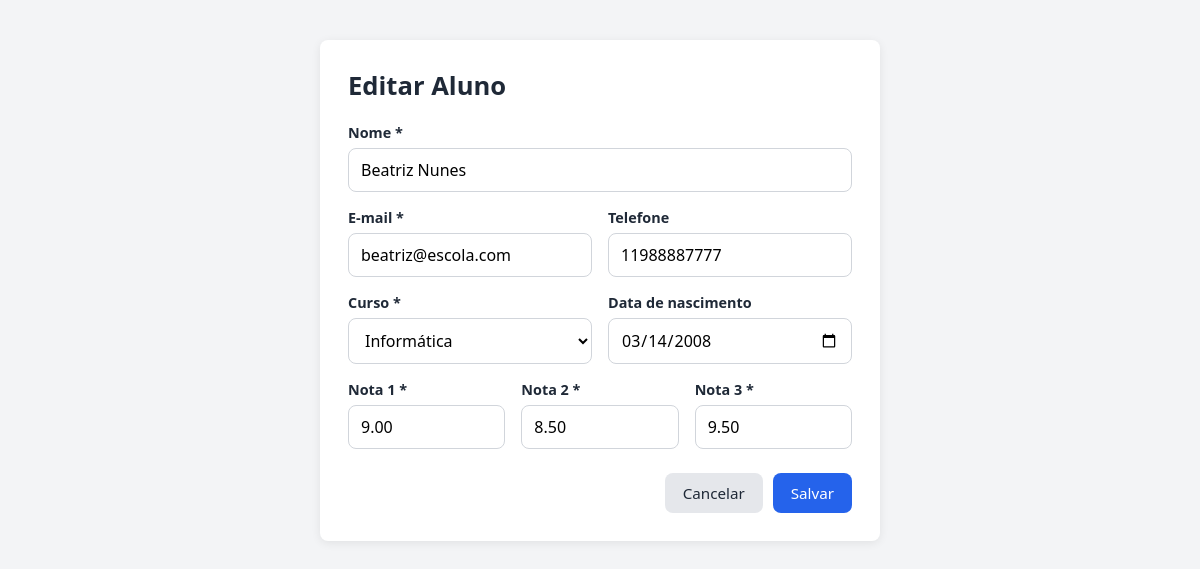
Page /treino/gabaritos/simulado-3-escola/form.php?id=1 on the committed database.
### tables this page shows
CREATE TABLE alunos (
  id               INT AUTO_INCREMENT PRIMARY KEY,
  nome             VARCHAR(100)  NOT NULL,
  email            VARCHAR(120)  NOT NULL UNIQUE,
  telefone         VARCHAR(11)   NULL,                           
  curso            VARCHAR(50)   NOT NULL,
  data_nascimento  DATE          NULL,
  nota1            DECIMAL(4,2)  NOT NULL,
  nota2            DECIMAL(4,2)  NOT NULL,
  nota3            DECIMAL(4,2)  NOT NULL DEFAULT 0              
);

### treino/gabaritos/simulado-3-escola/conexao.php (called while the page is built, shortened)
<?php
function e($valor) {
    return htmlspecialchars((string)$valor, ENT_QUOTES, 'UTF-8');
}

### treino/gabaritos/simulado-3-escola/form.php (the view, shortened to what this page needs)
<?php
require 'conexao.php';
$id = isset($_GET['id']) ? (int)$_GET['id'] : 0;
$registro = ['nome' => '', 'email' => '', 'telefone' => '', 'curso' => '', 'data_nascimento' => '', 'nota1' => '', 'nota2' => '', 'nota3' => '0'];
if ($id > 0) {
    $stmt = $pdo->prepare("SELECT * FROM alunos WHERE id = :id");
    $stmt->execute([':id' => $id]);
    $encontrado = $stmt->fetch();
    $registro = $encontrado;
}
$titulo = $id > 0 ? 'Editar Aluno' : 'Novo Aluno';
?>
<!DOCTYPE html>
<html lang="pt-BR">
<head>
  <link rel="stylesheet" href="style.css">
</head>
<body>
  <main class="container container-form">
    <header class="topo">
      <h1><?= e($titulo) ?></h1>
    </header>
    <form method="POST" action="salvar.php" class="form">
      <div class="campo">
        <label for="nome">Nome *</label>
        <input type="text" id="nome" name="nome" maxlength="100" required value="<?= e($registro['nome']) ?>">
      </div>
      <div class="linha">
        <div class="campo">
          <label for="email">E-mail *</label>
          <input type="email" id="email" name="email" maxlength="120" required value="<?= e($registro['email']) ?>">
        </div>
        <div class="campo">
          <label for="telefone">Telefone</label>
          <input type="tel" id="telefone" name="telefone" maxlength="15" placeholder="(11) 98888-7777" value="<?= e($registro['telefone']) ?>">
        </div>
      </div>
      <div class="linha">
        <div class="campo">
          <label for="curso">Curso *</label>
          <select id="curso" name="curso" required>
            <option value="Informática" <?= $registro['curso'] === 'Informática' ? 'selected' : '' ?>>Informática</option>
          </select>
        </div>
        <div class="campo">
          <label for="data_nascimento">Data de nascimento</label>
          <input type="date" id="data_nascimento" name="data_nascimento" value="<?= e($registro['data_nascimento']) ?>">
        </div>
      </div>
      <div class="linha">
        <div class="campo">
          <label for="nota1">Nota 1 *</label>
          <input type="number" id="nota1" name="nota1" step="0.1" min="0" max="10" required value="<?= e($registro['nota1']) ?>">
        </div>
        <div class="campo">
          <label for="nota2">Nota 2 *</label>
          <input type="number" id="nota2" name="nota2" step="0.1" min="0" max="10" required value="<?= e($registro['nota2']) ?>">
        </div>
        <div class="campo">
          <label for="nota3">Nota 3 *</label>
          <input type="number" id="nota3" name="nota3" step="0.1" min="0" max="10" required value="<?= e($registro['nota3']) ?>">
        </div>
      </div>
      <div class="form-botoes">
        <a href="index.php" class="btn btn-secondary">Cancelar</a>
        <button type="submit" class="btn btn-primary">Salvar</button>
      </div>
    </form>
  </main>
</body>
</html>

### style.css (style rules this page uses)
:root { --cor-primaria: #2563eb; --cor-primaria-h: #1d4ed8; --cor-secundaria: #e5e7eb; --cor-secundaria-h: #d1d5db; --cor-perigo: #dc2626; --cor-edit: #f59e0b; --cor-fundo: #f3f4f6; --cor-card: #ffffff; --cor-texto: #1f2937; --cor-texto-suave: #6b7280; --cor-borda: #d1d5db; --raio: 8px; --fonte: 'Segoe UI', Arial, sans-serif; --fundo-pagina: var(--cor-fundo); --fundo-card: var(--cor-card); --borda-card: none; --sombra-card: 0 2px 10px rgba(0,0,0,.08); --blur-card: none; --fundo-primario: var(--cor-primaria); --fundo-primario-h: var(--cor-primaria-h); --texto-btn-primario: #ffffff; --texto-btn-sec: var(--cor-texto); --texto-btn-pequeno: #ffffff; --fundo-th: var(--cor-fundo); --texto-th: var(--cor-texto); --fundo-hover: #f9fafb; --fundo-input: #ffffff; --texto-input: #000000; --cor-placeholder: #757575; --anel-foco: rgba(37,99,235,.15); --sucesso-fundo: #dcfce7; --sucesso-texto: #166534; --erro-fundo: #fee2e2; --erro-texto: #991b1b; }
* { box-sizing: border-box; margin: 0; padding: 0; }
body { font-family: var(--fonte); background: var(--fundo-pagina); background-attachment: fixed; color: var(--cor-texto); min-height: 100vh; }
.container { max-width: 1100px; margin: 40px auto; background: var(--fundo-card); padding: 28px; border-radius: var(--raio); border: var(--borda-card); box-shadow: var(--sombra-card); -webkit-backdrop-filter: var(--blur-card); backdrop-filter: var(--blur-card); }
.container-form { max-width: 560px; }
.topo { display: flex; justify-content: space-between; align-items: center; margin-bottom: 20px; }
h1 { font-size: 1.6rem; }
.btn { display: inline-block; padding: 10px 18px; border: none; border-radius: var(--raio); font-family: inherit; font-size: .95rem; cursor: pointer; text-decoration: none; transition: background .2s, transform .15s, box-shadow .15s; }
.btn-primary { background: var(--fundo-primario); color: var(--texto-btn-primario); }
.btn-secondary { background: var(--cor-secundaria); color: var(--texto-btn-sec); }
.form .campo { margin-bottom: 16px; flex: 1; }
.form .linha { display: flex; gap: 16px; }
label { display: block; margin-bottom: 6px; font-weight: 600; font-size: .9rem; }
input[type="text"], input[type="number"], input[type="email"], input[type="password"], input[type="tel"], input[type="date"], input[type="time"], input[type="datetime-local"], input[type="url"], input[type="search"], select, textarea { width: 100%; padding: 10px 12px; border: 1px solid var(--cor-borda); border-radius: var(--raio); font-family: inherit; font-size: 1rem; background: var(--fundo-input); color: var(--texto-input); }
::placeholder { color: var(--cor-placeholder); opacity: 1; }
select option { background: #ffffff; color: #111111; }
.form-botoes { display: flex; justify-content: flex-end; gap: 10px; margin-top: 8px; }
:root { --aviso-fundo: #fef3c7; --aviso-texto: #92400e; }

### rows in the picture
alunos: nome "Beatriz Nunes", email "beatriz@escola.com", telefone "11988887777", curso "Informática", data_nascimento "03/14/2008", nota1 "9.00", nota2 "8.50", nota3 "9.50"

### other values in the picture
$titulo "Editar Aluno"
